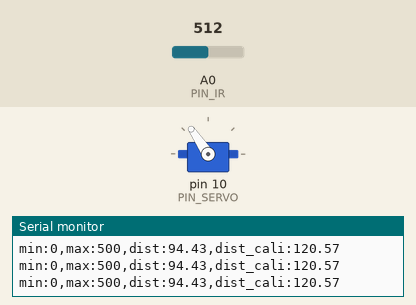
Bench run of a sketch on a simulated Arduino Uno, built with avr-gcc and run on an emulated ATmega328P. Parts: servo, the last lines printed to the serial monitor. The inputs (shaded band) are chosen by the test bench; at power-on: A0 (PIN_IR) = 512.

Above: at 1.2 s.
1.3 s: A0 (PIN_IR) set to 254
2.8 s: A0 (PIN_IR) set to 236
At 3.9 s:
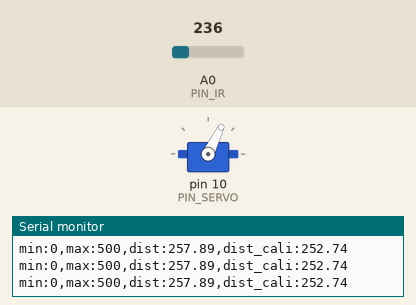
4.3 s: A0 (PIN_IR) set to 257
At 5.2 s:
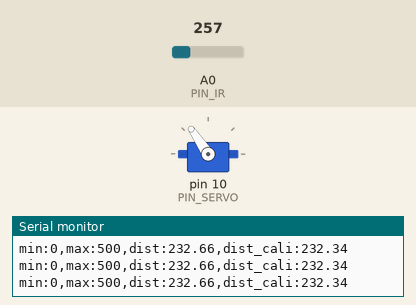
5.8 s: A0 (PIN_IR) set to 237
At 6.2 s:
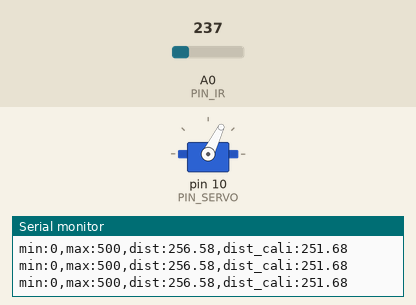
Timing chart, 0 to 8.8 s (numbered marks = the images above; inputs shaded):
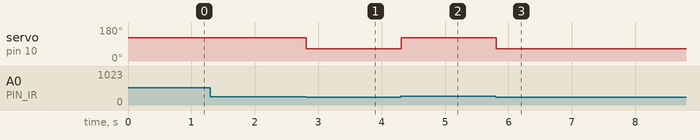

Measured:
- the behaviour switches between 245 and 244 on A0 (PIN_IR) (found by bisection; images 0 and 1)
- after the input at 2.8 s, servo on pin 10 (PIN_SERVO): 124° → 64° at once
- after the input at 4.3 s, servo on pin 10 (PIN_SERVO): 64° → 124° at once
- after the input at 5.8 s, servo on pin 10 (PIN_SERVO): 124° → 64° at once

The sketch:

21_bbc_20181692.ino.ino
```cpp
#include <Servo.h>
#define PIN_SERVO 10

Servo myservo;

// Arduino pin assignment
#define PIN_IR A0
#define PIN_LED 9

int a,b;

void setup() {
  myservo.attach(PIN_SERVO);
  myservo.writeMicroseconds(1520);
// initialize serial port
  Serial.begin(57600);

  a = 69.6;
  b = 440.5;
}

float ir_distance(void){ // return value unit: mm
  float val;
  float volt = float(analogRead(PIN_IR));
  val = ((6762.0/(volt-9.0))-4.0) * 10.0;
  return val;
}

void loop() {
  float raw_dist = ir_distance();
  float dist_cali = 100 + 300.0 / (b - a) * (raw_dist - a);
  Serial.print("min:0,max:500,dist:");
  Serial.print(raw_dist);
  Serial.print(",dist_cali:");
  Serial.println(dist_cali);
  if (raw_dist > 247)
     myservo.writeMicroseconds(1200);
  if (raw_dist < 247)
     myservo.writeMicroseconds(1820);

}
```
